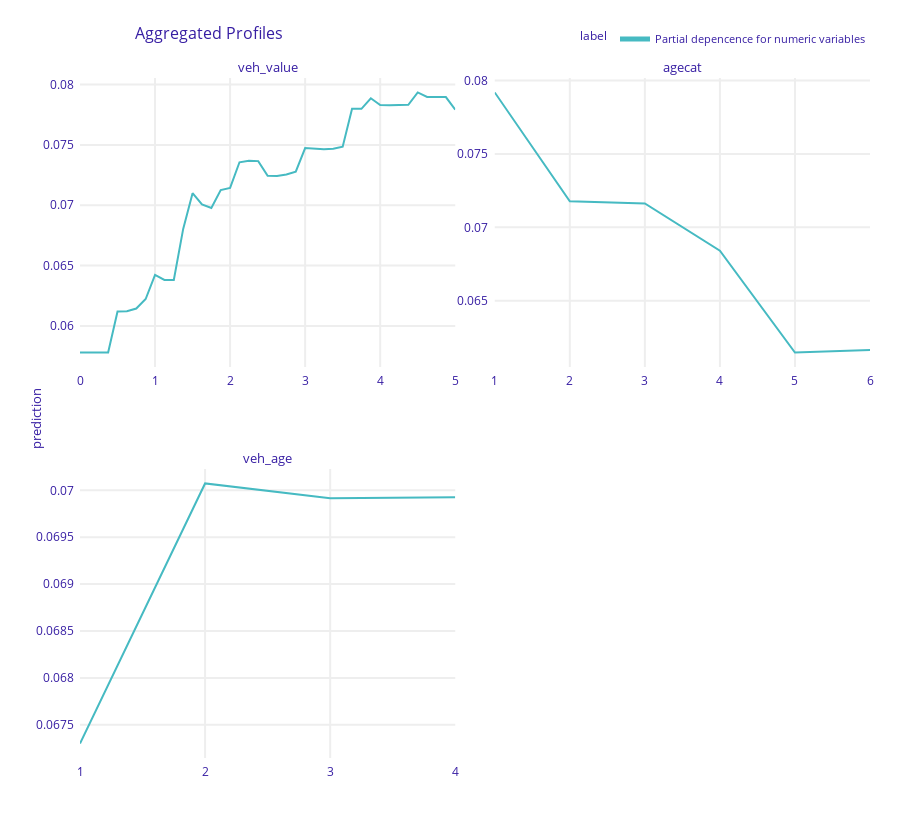
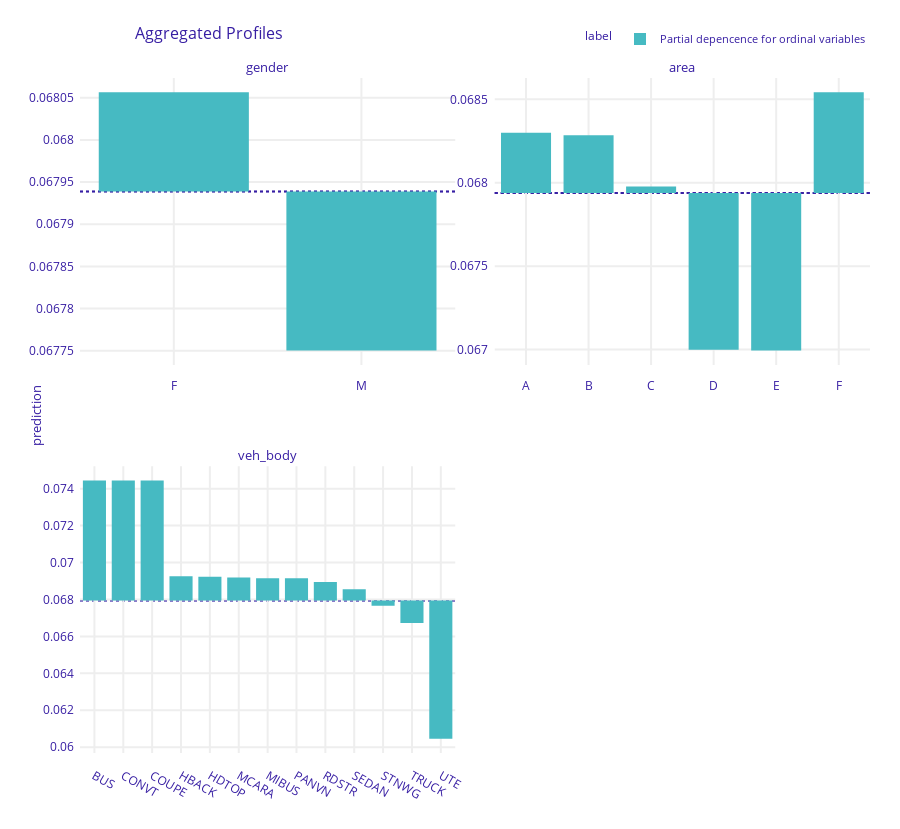

Notebook code cell kept with these figures, in order:
### Code cell
# Partial dependence plots on training data
num_eval_at = {
    "veh_value": np.linspace(0, 5, 41),
    "agecat": sorted(car["agecat"].unique()),
    "veh_age": sorted(car["veh_age"].unique()),
}
pdp_num = exp.model_profile(
    variable_splits=num_eval_at,
    label="Partial depencence for numeric variables",
    verbose=False,
)
pdp_num.plot(facet_scales="free")

pdp_ord = exp.model_profile(
    variable_type="categorical",
    variable_splits=dict(zip(ord_features, ord_levels)),
    label="Partial depencence for ordinal variables",
    verbose=False,
)
pdp_ord.plot(facet_scales="free")

### Figure 1 — Plotly figure (JSON) as saved in the notebook; plotly's stock layout.template omitted (floating-point values rounded to 4 significant figures)
{"data": [{"customdata": [[0.06915, "Partial depencence for numeric variables", "veh_value"], [0.06915, "Partial depencence for numeric variables", "veh_value"], [0.06915, "Partial depencence for numeric variables", "veh_value"], [0.06915, "Partial depencence for numeric variables", "veh_value"], [0.06915, "Partial depencence for numeric variables", "veh_value"], [0.06915, "Partial depencence for numeric variables", "veh_value"], [0.06915, "Partial depencence for numeric variables", "veh_value"], [0.06915, "Partial depencence for numeric variables", "veh_value"], [0.06915, "Partial depencence for numeric variables", "veh_value"], [0.06915, "Partial depencence for numeric variables", "veh_value"], [0.06915, "Partial depencence for numeric variables", "veh_value"], [0.06915, "Partial depencence for numeric variables", "veh_value"], [0.06915, "Partial depencence for numeric variables", "veh_value"], [0.06915, "Partial depencence for numeric variables", "veh_value"], [0.06915, "Partial depencence for numeric variables", "veh_value"], [0.06915, "Partial depencence for numeric variables", "veh_value"], [0.06915, "Partial depencence for numeric variables", "veh_value"], [0.06915, "Partial depencence for numeric variables", "veh_value"], [0.06915, "Partial depencence for numeric variables", "veh_value"], [0.06915, "Partial depencence for numeric variables", "veh_value"], [0.06915, "Partial depencence for numeric variables", "veh_value"], [0.06915, "Partial depencence for numeric variables", "veh_value"], [0.06915, "Partial depencence for numeric variables", "veh_value"], [0.06915, "Partial depencence for numeric variables", "veh_value"], [0.06915, "Partial depencence for numeric variables", "veh_value"], [0.06915, "Partial depencence for numeric variables", "veh_value"], [0.06915, "Partial depencence for numeric variables", "veh_value"], [0.06915, "Partial depencence for numeric variables", "veh_value"], [0.06915, "Partial depencence for numeric variables", "veh_value"], [0.06915, "Partial depencence for numeric variables", "veh_value"], [0.06915, "Partial depencence for numeric variables", "veh_value"], [0.06915, "Partial depencence for numeric variables", "veh_value"], [0.06915, "Partial depencence for numeric variables", "veh_value"], [0.06915, "Partial depencence for numeric variables", "veh_value"], [0.06915, "Partial depencence for numeric variables", "veh_value"], [0.06915, "Partial depencence for numeric variables", "veh_value"], [0.06915, "Partial depencence for numeric variables", "veh_value"], [0.06915, "Partial depencence for numeric variables", "veh_value"], [0.06915, "Partial depencence for numeric variables", "veh_value"], [0.06915, "Partial depencence for numeric variables", "veh_value"], [0.06915, "Partial depencence for numeric variables", "veh_value"]], "hovertemplate": "<b>%{hovertext}</b><br><br>prediction=%{y:.3f}<br>mean_prediction=%{customdata[0]:.3f}<extra></extra>", "hovertext": ["Partial depencence for numeric variables", "Partial depencence for numeric variables", "Partial depencence for numeric variables", "Partial depencence for numeric variables", "Partial depencence for numeric variables", "Partial depencence for numeric variables", "Partial depencence for numeric variables", "Partial depencence for numeric variables", "Partial depencence for numeric variables", "Partial depencence for numeric variables", "Partial depencence for numeric variables", "Partial depencence for numeric variables", "Partial depencence for numeric variables", "Partial depencence for numeric variables", "Partial depencence for numeric variables", "Partial depencence for numeric variables", "Partial depencence for numeric variables", "Partial depencence for numeric variables", "Partial depencence for numeric variables", "Partial depencence for numeric variables", "Partial depencence for numeric variables", "Partial depencence for numeric variables", "Partial depencence for numeric variables", "Partial depencence for numeric variables", "Partial depencence for numeric variables", "Partial depencence for numeric variables", "Partial depencence for numeric variables", "Partial depencence for numeric variables", "Partial depencence for numeric variables", "Partial depencence for numeric variables", "Partial depencence for numeric variables", "Partial depencence for numeric variables", "Partial depencence for numeric variables", "Partial depencence for numeric variables", "Partial depencence for numeric variables", "Partial depencence for numeric variables", "Partial depencence for numeric variables", "Partial depencence for numeric variables", "Partial depencence for numeric variables", "Partial depencence for numeric variables", "Partial depencence for numeric variables"], "legendgroup": "Partial depencence for numeric variables", "line": {"color": "#46bac2", "dash": "solid", "width": 2}, "marker": {"symbol": "circle"}, "mode": "lines", "name": "Partial depencence for numeric variables", "opacity": 1, "orientation": "v", "showlegend": true, "type": "scatter", "x": [0, 0.125, 0.25, 0.375, 0.5, 0.625, 0.75, 0.875, 1, 1.125, 1.25, 1.375, 1.5, 1.625, 1.75, 1.875, 2, 2.125, 2.25, 2.375, 2.5, 2.625, 2.75, 2.875, 3, 3.125, 3.25, 3.375, 3.5, 3.625, 3.75, 3.875, 4, 4.125, 4.25, 4.375, 4.5, 4.625, 4.75, 4.875, 5], "xaxis": "x3", "y": [0.0578, 0.0578, 0.0578, 0.0578, 0.06119, 0.06122, 0.06144, 0.06223, 0.06422, 0.06381, 0.06381, 0.06804, 0.071, 0.07007, 0.06977, 0.07126, 0.07144, 0.07356, 0.07369, 0.07366, 0.07244, 0.07242, 0.07254, 0.07278, 0.07474, 0.07468, 0.07464, 0.07468, 0.07485, 0.07798, 0.07798, 0.07886, 0.0783, 0.07828, 0.07828, 0.07832, 0.07934, 0.07898, 0.07898, 0.07896, 0.07792], "yaxis": "y3"}, {"customdata": [[0.06915, "Partial depencence for numeric variables", "agecat"], [0.06915, "Partial depencence for numeric variables", "agecat"], [0.06915, "Partial depencence for numeric variables", "agecat"], [0.06915, "Partial depencence for numeric variables", "agecat"], [0.06915, "Partial depencence for numeric variables", "agecat"], [0.06915, "Partial depencence for numeric variables", "agecat"]], "hovertemplate": "<b>%{hovertext}</b><br><br>prediction=%{y:.3f}<br>mean_prediction=%{customdata[0]:.3f}<extra></extra>", "hovertext": ["Partial depencence for numeric variables", "Partial depencence for numeric variables", "Partial depencence for numeric variables", "Partial depencence for numeric variables", "Partial depencence for numeric variables", "Partial depencence for numeric variables"], "legendgroup": "Partial depencence for numeric variables", "line": {"color": "#46bac2", "dash": "solid", "width": 2}, "marker": {"symbol": "circle"}, "mode": "lines", "name": "Partial depencence for numeric variables", "opacity": 1, "orientation": "v", "showlegend": false, "type": "scatter", "x": [1, 2, 3, 4, 5, 6], "xaxis": "x4", "y": [0.07918, 0.07177, 0.07162, 0.06841, 0.06148, 0.06166], "yaxis": "y4"}, {"customdata": [[0.06915, "Partial depencence for numeric variables", "veh_age"], [0.06915, "Partial depencence for numeric variables", "veh_age"], [0.06915, "Partial depencence for numeric variables", "veh_age"], [0.06915, "Partial depencence for numeric variables", "veh_age"]], "hovertemplate": "<b>%{hovertext}</b><br><br>prediction=%{y:.3f}<br>mean_prediction=%{customdata[0]:.3f}<extra></extra>", "hovertext": ["Partial depencence for numeric variables", "Partial depencence for numeric variables", "Partial depencence for numeric variables", "Partial depencence for numeric variables"], "legendgroup": "Partial depencence for numeric variables", "line": {"color": "#46bac2", "dash": "solid", "width": 2}, "marker": {"symbol": "circle"}, "mode": "lines", "name": "Partial depencence for numeric variables", "opacity": 1, "orientation": "v", "showlegend": false, "type": "scatter", "x": [1, 2, 3, 4], "xaxis": "x", "y": [0.0673, 0.07007, 0.06992, 0.06993], "yaxis": "y"}], "layout": {"annotations": [{"font": {"size": 13}, "showarrow": false, "text": "veh_age", "x": 0.2375, "xanchor": "center", "xref": "paper", "y": 0.425, "yanchor": "bottom", "yref": "paper"}, {"font": {"size": 13}, "showarrow": false, "text": "veh_value", "x": 0.2375, "xanchor": "center", "xref": "paper", "y": 1, "yanchor": "bottom", "yref": "paper"}, {"font": {"size": 13}, "showarrow": false, "text": "agecat", "x": 0.7625, "xanchor": "center", "xref": "paper", "y": 1, "yanchor": "bottom", "yref": "paper"}, {"font": {"size": 13}, "showarrow": false, "text": "prediction", "textangle": -90, "x": -0.07, "xref": "paper", "y": 0.5, "yref": "paper"}], "font": {"color": "#371ea3"}, "height": 829, "hovermode": "x unified", "legend": {"font": {"size": 11}, "itemsizing": "constant", "orientation": "h", "title": {"font": {"size": 12}, "text": "label"}, "tracegroupgap": 0, "x": 1, "xanchor": "right", "y": 1.036, "yanchor": "bottom"}, "margin": {"b": 71, "r": 30, "t": 78}, "title": {"font": {"size": 16}, "text": "Aggregated Profiles", "x": 0.15}, "xaxis": {"anchor": "y", "automargin": true, "domain": [0, 0.475], "fixedrange": true, "gridwidth": 2, "showticklabels": true, "tickcolor": "white", "ticklen": 3, "ticks": "outside", "title": {"text": ""}, "type": "linear", "zeroline": false}, "xaxis2": {"anchor": "y2", "automargin": true, "domain": [0.525, 1], "fixedrange": true, "gridwidth": 2, "showticklabels": true, "tickcolor": "white", "ticklen": 3, "ticks": "outside", "title": {"text": ""}, "type": "linear", "zeroline": false}, "xaxis3": {"anchor": "y3", "automargin": true, "domain": [0, 0.475], "fixedrange": true, "gridwidth": 2, "showticklabels": true, "tickcolor": "white", "ticklen": 3, "ticks": "outside", "title": {"text": ""}, "type": "linear", "zeroline": false}, "xaxis4": {"anchor": "y4", "automargin": true, "domain": [0.525, 1], "fixedrange": true, "gridwidth": 2, "showticklabels": true, "tickcolor": "white", "ticklen": 3, "ticks": "outside", "title": {"text": ""}, "type": "linear", "zeroline": false}, "yaxis": {"anchor": "x", "automargin": true, "domain": [0, 0.425], "fixedrange": true, "gridwidth": 2, "showticklabels": true, "tickcolor": "white", "ticklen": 3, "ticks": "outside", "title": {"text": ""}, "type": "linear", "zeroline": false}, "yaxis2": {"anchor": "x2", "automargin": true, "domain": [0, 0.425], "fixedrange": true, "gridwidth": 2, "showticklabels": true, "tickcolor": "white", "ticklen": 3, "ticks": "outside", "title": {"text": ""}, "type": "linear", "zeroline": false}, "yaxis3": {"anchor": "x3", "automargin": true, "domain": [0.575, 1], "fixedrange": true, "gridwidth": 2, "showticklabels": true, "tickcolor": "white", "ticklen": 3, "ticks": "outside", "title": {"text": ""}, "type": "linear", "zeroline": false}, "yaxis4": {"anchor": "x4", "automargin": true, "domain": [0.575, 1], "fixedrange": true, "gridwidth": 2, "showticklabels": true, "tickcolor": "white", "ticklen": 3, "ticks": "outside", "title": {"text": ""}, "type": "linear", "zeroline": false}}}

### Figure 2 — Plotly figure (JSON) as saved in the notebook; plotly's stock layout.template omitted (floating-point values rounded to 4 significant figures)
{"data": [{"alignmentgroup": "True", "base": [0.06794, 0.06794], "customdata": [[0.06806, "Partial depencence for ordinal variables", "gender"], [0.06775, "Partial depencence for ordinal variables", "gender"]], "hovertemplate": "<b>%{hovertext}</b><br><br>mean_prediction=%{base:.3f}<br>prediction=%{customdata[0]:.3f}<extra></extra>", "hovertext": ["Partial depencence for ordinal variables", "Partial depencence for ordinal variables"], "legendgroup": "Partial depencence for ordinal variables", "marker": {"color": "#46bac2", "pattern": {"shape": ""}}, "name": "Partial depencence for ordinal variables", "offsetgroup": "Partial depencence for ordinal variables", "orientation": "v", "showlegend": true, "textposition": "auto", "type": "bar", "x": ["F", "M"], "xaxis": "x3", "y": [0.0001177, -0.0001884], "yaxis": "y3"}, {"alignmentgroup": "True", "base": [0.06794, 0.06794, 0.06794, 0.06794, 0.06794, 0.06794], "customdata": [[0.0683, "Partial depencence for ordinal variables", "area"], [0.06828, "Partial depencence for ordinal variables", "area"], [0.06798, "Partial depencence for ordinal variables", "area"], [0.067, "Partial depencence for ordinal variables", "area"], [0.06699, "Partial depencence for ordinal variables", "area"], [0.06854, "Partial depencence for ordinal variables", "area"]], "hovertemplate": "<b>%{hovertext}</b><br><br>mean_prediction=%{base:.3f}<br>prediction=%{customdata[0]:.3f}<extra></extra>", "hovertext": ["Partial depencence for ordinal variables", "Partial depencence for ordinal variables", "Partial depencence for ordinal variables", "Partial depencence for ordinal variables", "Partial depencence for ordinal variables", "Partial depencence for ordinal variables"], "legendgroup": "Partial depencence for ordinal variables", "marker": {"color": "#46bac2", "pattern": {"shape": ""}}, "name": "Partial depencence for ordinal variables", "offsetgroup": "Partial depencence for ordinal variables", "orientation": "v", "showlegend": false, "textposition": "auto", "type": "bar", "x": ["A", "B", "C", "D", "E", "F"], "xaxis": "x4", "y": [0.0003606, 0.0003457, 3.95e-05, -0.0009397, -0.0009448, 0.0006033], "yaxis": "y4"}, {"alignmentgroup": "True", "base": [0.06794, 0.06794, 0.06794, 0.06794, 0.06794, 0.06794, 0.06794, 0.06794, 0.06794, 0.06794, 0.06794, 0.06794, 0.06794], "customdata": [[0.07444, "Partial depencence for ordinal variables", "veh_body"], [0.07444, "Partial depencence for ordinal variables", "veh_body"], [0.07444, "Partial depencence for ordinal variables", "veh_body"], [0.06926, "Partial depencence for ordinal variables", "veh_body"], [0.06923, "Partial depencence for ordinal variables", "veh_body"], [0.06919, "Partial depencence for ordinal variables", "veh_body"], [0.06915, "Partial depencence for ordinal variables", "veh_body"], [0.06914, "Partial depencence for ordinal variables", "veh_body"], [0.06895, "Partial depencence for ordinal variables", "veh_body"], [0.06855, "Partial depencence for ordinal variables", "veh_body"], [0.06766, "Partial depencence for ordinal variables", "veh_body"], [0.06673, "Partial depencence for ordinal variables", "veh_body"], [0.06046, "Partial depencence for ordinal variables", "veh_body"]], "hovertemplate": "<b>%{hovertext}</b><br><br>mean_prediction=%{base:.3f}<br>prediction=%{customdata[0]:.3f}<extra></extra>", "hovertext": ["Partial depencence for ordinal variables", "Partial depencence for ordinal variables", "Partial depencence for ordinal variables", "Partial depencence for ordinal variables", "Partial depencence for ordinal variables", "Partial depencence for ordinal variables", "Partial depencence for ordinal variables", "Partial depencence for ordinal variables", "Partial depencence for ordinal variables", "Partial depencence for ordinal variables", "Partial depencence for ordinal variables", "Partial depencence for ordinal variables", "Partial depencence for ordinal variables"], "legendgroup": "Partial depencence for ordinal variables", "marker": {"color": "#46bac2", "pattern": {"shape": ""}}, "name": "Partial depencence for ordinal variables", "offsetgroup": "Partial depencence for ordinal variables", "orientation": "v", "showlegend": false, "textposition": "auto", "type": "bar", "x": ["BUS", "CONVT", "COUPE", "HBACK", "HDTOP", "MCARA", "MIBUS", "PANVN", "RDSTR", "SEDAN", "STNWG", "TRUCK", "UTE"], "xaxis": "x", "y": [0.006504, 0.006504, 0.006504, 0.001317, 0.001293, 0.001253, 0.001213, 0.001202, 0.001008, 0.0006111, -0.0002763, -0.001209, -0.007478], "yaxis": "y"}], "layout": {"annotations": [{"font": {"size": 13}, "showarrow": false, "text": "veh_body", "x": 0.2375, "xanchor": "center", "xref": "paper", "y": 0.425, "yanchor": "bottom", "yref": "paper"}, {"font": {"size": 13}, "showarrow": false, "text": "gender", "x": 0.2375, "xanchor": "center", "xref": "paper", "y": 1, "yanchor": "bottom", "yref": "paper"}, {"font": {"size": 13}, "showarrow": false, "text": "area", "x": 0.7625, "xanchor": "center", "xref": "paper", "y": 1, "yanchor": "bottom", "yref": "paper"}, {"font": {"size": 13}, "showarrow": false, "text": "prediction", "textangle": -90, "x": -0.07, "xref": "paper", "y": 0.5, "yref": "paper"}], "barmode": "group", "font": {"color": "#371ea3"}, "height": 829, "hovermode": "x unified", "legend": {"font": {"size": 11}, "itemsizing": "constant", "orientation": "h", "title": {"font": {"size": 12}, "text": "label"}, "tracegroupgap": 0, "x": 1, "xanchor": "right", "y": 1.036, "yanchor": "bottom"}, "margin": {"b": 71, "r": 30, "t": 78}, "shapes": [{"layer": "below", "line": {"color": "#371ea3", "dash": "dot", "width": 1.5}, "type": "line", "x0": 0, "x1": 1, "xref": "x domain", "y0": 0.06794, "y1": 0.06794, "yref": "y"}, {"layer": "below", "line": {"color": "#371ea3", "dash": "dot", "width": 1.5}, "type": "line", "x0": 0, "x1": 1, "xref": "x3 domain", "y0": 0.06794, "y1": 0.06794, "yref": "y3"}, {"layer": "below", "line": {"color": "#371ea3", "dash": "dot", "width": 1.5}, "type": "line", "x0": 0, "x1": 1, "xref": "x4 domain", "y0": 0.06794, "y1": 0.06794, "yref": "y4"}, {"layer": "below", "line": {"color": "#371ea3", "dash": "dot", "width": 1.5}, "type": "line", "x0": 0, "x1": 1, "xref": "x domain", "y0": 0.06794, "y1": 0.06794, "yref": "y"}, {"layer": "below", "line": {"color": "#371ea3", "dash": "dot", "width": 1.5}, "type": "line", "x0": 0, "x1": 1, "xref": "x3 domain", "y0": 0.06794, "y1": 0.06794, "yref": "y3"}, {"layer": "below", "line": {"color": "#371ea3", "dash": "dot", "width": 1.5}, "type": "line", "x0": 0, "x1": 1, "xref": "x4 domain", "y0": 0.06794, "y1": 0.06794, "yref": "y4"}, {"layer": "below", "line": {"color": "#371ea3", "dash": "dot", "width": 1.5}, "type": "line", "x0": 0, "x1": 1, "xref": "x domain", "y0": 0.06794, "y1": 0.06794, "yref": "y"}, {"layer": "below", "line": {"color": "#371ea3", "dash": "dot", "width": 1.5}, "type": "line", "x0": 0, "x1": 1, "xref": "x3 domain", "y0": 0.06794, "y1": 0.06794, "yref": "y3"}, {"layer": "below", "line": {"color": "#371ea3", "dash": "dot", "width": 1.5}, "type": "line", "x0": 0, "x1": 1, "xref": "x4 domain", "y0": 0.06794, "y1": 0.06794, "yref": "y4"}], "title": {"font": {"size": 16}, "text": "Aggregated Profiles", "x": 0.15}, "xaxis": {"anchor": "y", "automargin": true, "domain": [0, 0.475], "fixedrange": true, "gridwidth": 2, "showticklabels": true, "tickcolor": "white", "ticklen": 10, "ticks": "outside", "title": {"text": ""}, "type": "category"}, "xaxis2": {"anchor": "y2", "automargin": true, "domain": [0.525, 1], "fixedrange": true, "gridwidth": 2, "showticklabels": true, "tickcolor": "white", "ticklen": 10, "ticks": "outside", "title": {"text": ""}, "type": "category"}, "xaxis3": {"anchor": "y3", "automargin": true, "domain": [0, 0.475], "fixedrange": true, "gridwidth": 2, "showticklabels": true, "tickcolor": "white", "ticklen": 10, "ticks": "outside", "title": {"text": ""}, "type": "category"}, "xaxis4": {"anchor": "y4", "automargin": true, "domain": [0.525, 1], "fixedrange": true, "gridwidth": 2, "showticklabels": true, "tickcolor": "white", "ticklen": 10, "ticks": "outside", "title": {"text": ""}, "type": "category"}, "yaxis": {"anchor": "x", "automargin": true, "domain": [0, 0.425], "fixedrange": true, "gridwidth": 2, "showticklabels": true, "tickcolor": "white", "ticklen": 3, "ticks": "outside", "title": {"text": ""}, "type": "linear", "zeroline": false}, "yaxis2": {"anchor": "x2", "automargin": true, "domain": [0, 0.425], "fixedrange": true, "gridwidth": 2, "showticklabels": true, "tickcolor": "white", "ticklen": 3, "ticks": "outside", "title": {"text": ""}, "type": "linear", "zeroline": false}, "yaxis3": {"anchor": "x3", "automargin": true, "domain": [0.575, 1], "fixedrange": true, "gridwidth": 2, "showticklabels": true, "tickcolor": "white", "ticklen": 3, "ticks": "outside", "title": {"text": ""}, "type": "linear", "zeroline": false}, "yaxis4": {"anchor": "x4", "automargin": true, "domain": [0.575, 1], "fixedrange": true, "gridwidth": 2, "showticklabels": true, "tickcolor": "white", "ticklen": 3, "ticks": "outside", "title": {"text": ""}, "type": "linear", "zeroline": false}}}
